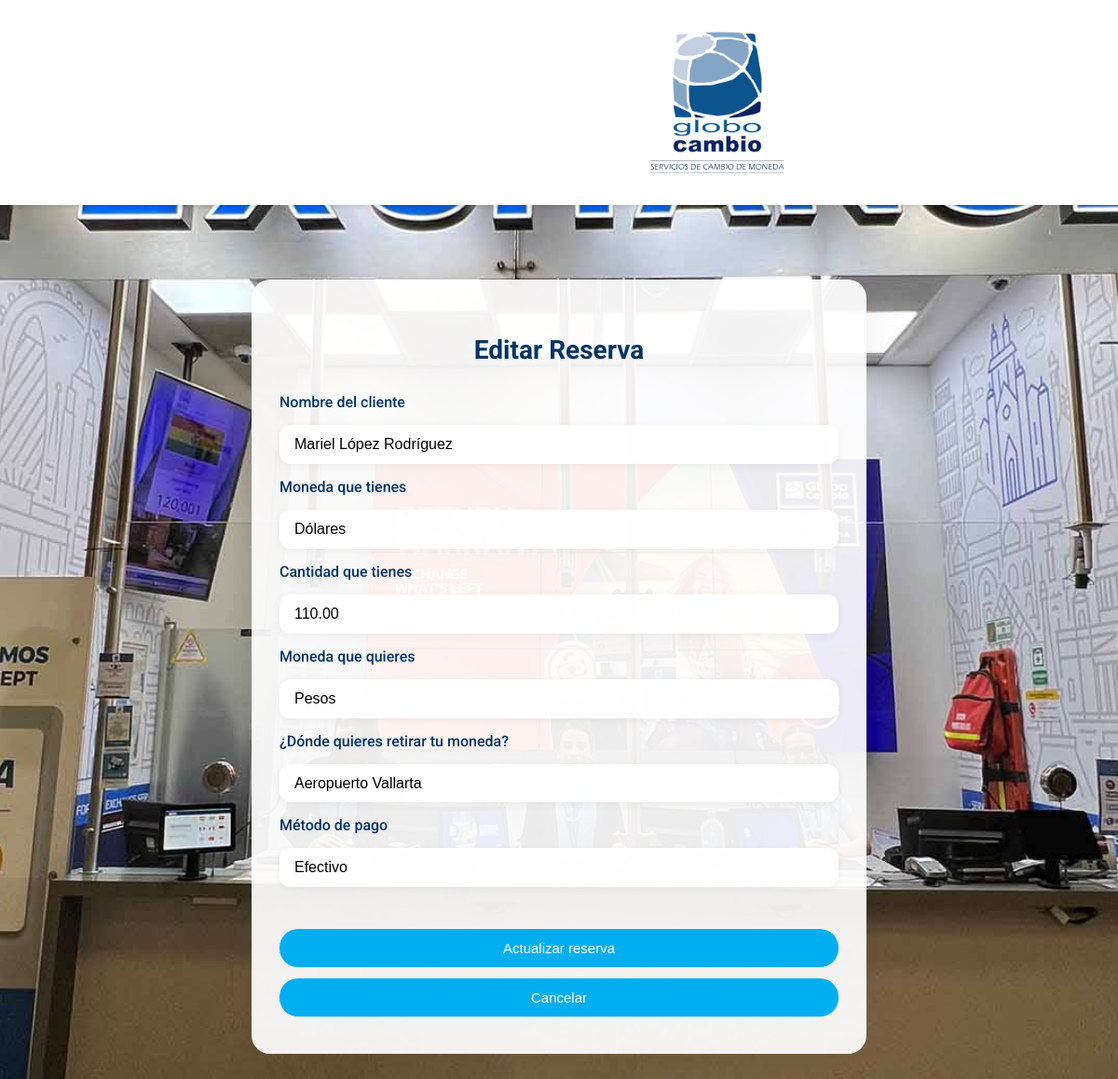
The page /editar.php?id=2 on the database its author committed.
### tables this page shows
CREATE TABLE `reservas` (
  `id` int(11) NOT NULL,
  `nombre_cliente` varchar(100) NOT NULL,
  `moneda_tienes` varchar(50) NOT NULL,
  `cantidad_tienes` decimal(10,2) NOT NULL,
  `moneda_quieres` varchar(50) NOT NULL,
  `lugar_retiro` varchar(100) NOT NULL,
  `metodo_pago` varchar(50) NOT NULL,
  `fecha_reserva` timestamp NULL DEFAULT current_timestamp()
);

### editar.php (the view, shortened to what this page needs)
<?php
$conexion = new mysqli("sql202.infinityfree.com", "if0_38951911", "globocambio666", "if0_38951911_globocambiomx");
$mostrarFormulario = true;
if (isset($_GET["id"])) {
    $id = $_GET["id"];
    $sql = "SELECT * FROM reservas WHERE id = $id";
    $resultado = $conexion->query($sql);
    if ($resultado->num_rows > 0) {
        $fila = $resultado->fetch_assoc();
    } else {
        $mensaje = "Reserva no encontrada.";
        $mostrarFormulario = false;
    }
}
?>
<!DOCTYPE html>
<html lang="es">
<head>
    <link rel="stylesheet" href="formulario.css">
</head>
<body style="background-image: url('oficina.jpg');">
    <header>
        <img src="globocambio.png" alt="Logo GloboCambio" class="logo">
    </header>
    <div class="container">
        <?php if ($mostrarFormulario): ?>
        <h1>Editar Reserva</h1>
        <form method="POST" action="editar.php">
            <label for="nombre_cliente">Nombre del cliente</label>
            <input type="text" name="nombre_cliente" id="nombre_cliente" value="<?php echo $fila['nombre_cliente']; ?>" required>
            <label for="moneda_tienes">Moneda que tienes</label>
            <input type="text" name="moneda_tienes" id="moneda_tienes" value="<?php echo $fila['moneda_tienes']; ?>" required>
            <label for="cantidad_tienes">Cantidad que tienes</label>
            <input type="number" step="0.01" name="cantidad_tienes" id="cantidad_tienes" value="<?php echo $fila['cantidad_tienes']; ?>" required>
            <label for="moneda_quieres">Moneda que quieres</label>
            <input type="text" name="moneda_quieres" id="moneda_quieres" value="<?php echo $fila['moneda_quieres']; ?>" required>
            <label for="lugar_retiro">¿Dónde quieres retirar tu moneda?</label>
            <select name="lugar_retiro" id="lugar_retiro" required>
                <option value="Aeropuerto Vallarta" <?php if ($fila['lugar_retiro'] === 'Aeropuerto Vallarta') echo 'selected'; ?>>Aeropuerto Vallarta</option>
            </select>
            <label for="metodo_pago">Método de pago</label>
            <input type="text" name="metodo_pago" id="metodo_pago" value="<?php echo $fila['metodo_pago']; ?>" required>
            <div class="botones">
                <button type="submit">Actualizar reserva</button>
                <a href="listar.php"><button type="button">Cancelar</button></a>
            </div>
        </form>
        <?php endif; ?>
    </div>
</body>
</html>

### formulario.css (style rules this page uses)
body { font-family: 'Roboto', sans-serif; margin: 0; padding: 0; background-size: cover; background-position: center; background-repeat: no-repeat; color: #003366; }
header { background-color: white; padding: 10px 20px; display: flex; align-items: center; box-shadow: 0 2px 4px rgba(0,0,0,0.1); }
.logo { height: 200px; margin-left: 650px; }
.container { max-width: 600px; margin: 80px auto; background-color: rgba(255, 255, 255, 0.92); padding: 40px 30px; border-radius: 20px; box-shadow: 0 8px 30px rgba(0, 0, 0, 0.08); position: relative; z-index: 1; }
form { display: flex; flex-direction: column; gap: 15px; }
input[type="text"], input[type="number"] { padding: 12px 16px; border: none; border-radius: 12px; box-shadow: 0 2px 10px rgba(0, 0, 0, 0.06); font-size: 16px; background-color: rgba(255, 255, 255, 0.95); transition: all 0.3s ease; }
select { padding: 12px 16px; border: none; border-radius: 12px; box-shadow: 0 2px 10px rgba(0, 0, 0, 0.06); font-size: 16px; background-color: rgba(255, 255, 255, 0.95); transition: all 0.3s ease; appearance: none; -webkit-appearance: none; -moz-appearance: none; }
label { font-weight: 500; color: #003366; }
button { background-color: #00AEEF; color: white; border: none; padding: 12px 20px; border-radius: 20px; font-weight: 500; font-size: 15px; cursor: pointer; transition: background 0.3s ease; width: 100%; }
h1 { text-align: center; font-size: 28px; font-weight: 700; margin-bottom: 30px; color: #003366; }
.botones { display: flex; flex-direction: column; gap: 12px; margin-top: 30px; }
a { color: #003366; text-decoration: none; }

### rows shown on the page
reservas: nombre_cliente "Mariel López Rodríguez", moneda_tienes "Dólares", cantidad_tienes "110.00", moneda_quieres "Pesos", lugar_retiro "Aeropuerto Vallarta", metodo_pago "Efectivo"
